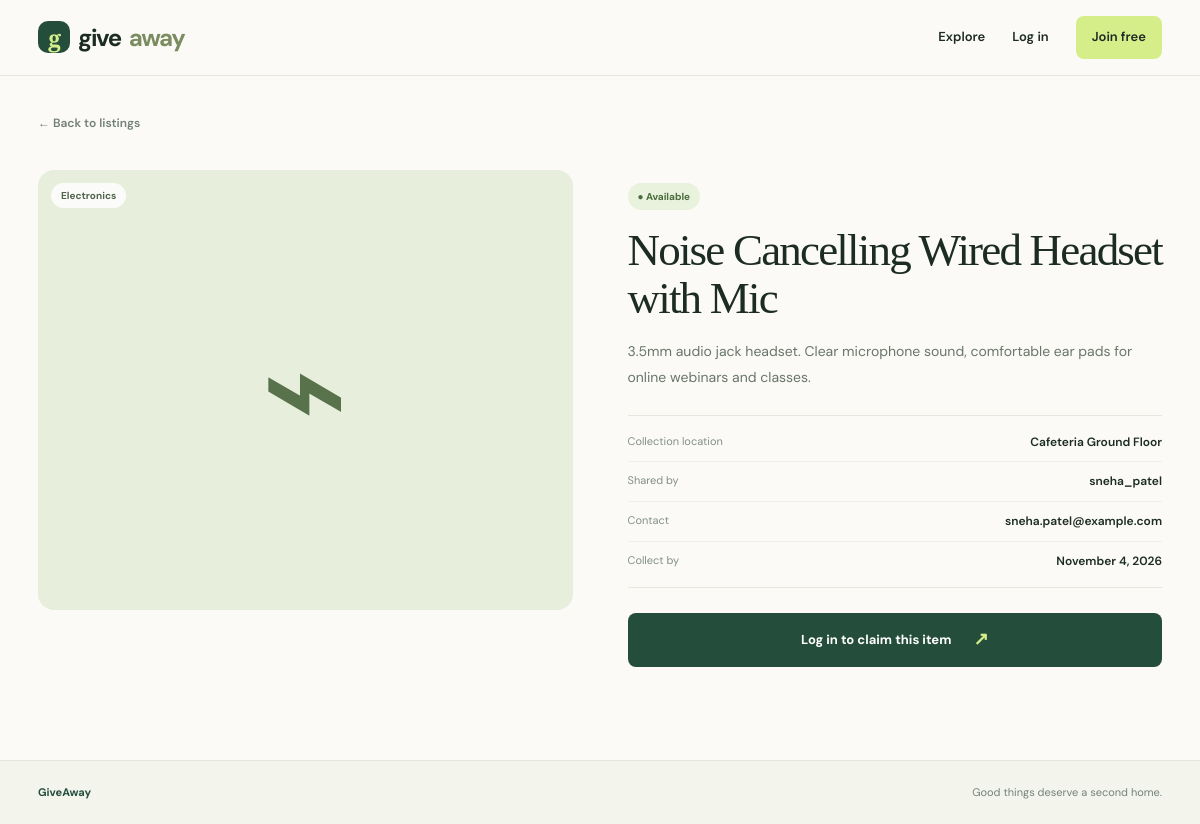
Page /giveaway/9/ on the committed database.
### giveaways/models.py (models this page shows, shortened)
class GiveawayItem(models.Model):
    CATEGORIES = [
        ("Books", "Books"),
        ("Electronics", "Electronics"),
        ("Clothing", "Clothing"),
        ("Home", "Home & Kitchen"),
        ("Stationery", "Stationery"),
        ("Other", "Other"),
    ]
    STATUS_CHOICES = [
        ("available", "Available"),
        ("claimed", "Claimed"),
    ]
    title = models.CharField(max_length=100)
    description = models.TextField(max_length=800)
    category = models.CharField(max_length=20, choices=CATEGORIES, default="Other")
    location = models.CharField(max_length=120)
    contact_info = models.CharField(max_length=120, help_text="Email or preferred contact method")
    collection_deadline = models.DateField(null=True, blank=True)
    status = models.CharField(max_length=12, choices=STATUS_CHOICES, default="available")
    created_by = models.ForeignKey(settings.AUTH_USER_MODEL, on_delete=models.CASCADE, related_name="giveaway_items")
    claimed_by = models.ForeignKey(settings.AUTH_USER_MODEL, on_delete=models.SET_NULL, null=True, blank=True, related_name="claimed_items")
    created_at = models.DateTimeField(default=timezone.now)
    class Meta:
        ordering = ["-created_at"]
    @property
    def is_expired(self):
        return bool(self.collection_deadline and self.collection_deadline < timezone.localdate() and self.status == "available")

### giveaways/views.py (the view)
# urls.py: path("<int:pk>/", views.item_detail, name="item_detail"),
def item_detail(request, pk):
    item = get_object_or_404(GiveawayItem.objects.select_related("created_by", "claimed_by"), pk=pk)
    return render(request, "giveaways/item_detail.html", {"item": item})

### giveaways/templates/giveaways/item_detail.html (shortened to what this page needs)
{% extends "giveaways/base.html" %}
{% block content %}
<div class="detail-page">
  <a class="back-link" href="{% url 'home' %}">← Back to listings</a>
  <div class="detail-layout">
    <div class="detail-visual">
      <div class="detail-symbol">{% if item.category == "Books" %}▤{% elif item.category == "Electronics" %}⌁{% elif item.category == "Clothing" %}◇{% elif item.category == "Home" %}⌂{% elif item.category == "Stationery" %}✎{% else %}✳{% endif %}</div>
      <span class="category-pill">{{ item.get_category_display }}</span>
    </div>
    <div class="detail-copy">
      {% if item.status == "available" and not item.is_expired %}<span class="status status-available">● Available</span>{% elif item.status == "claimed" %}<span class="status status-claimed">● Rehomed</span>{% else %}<span class="status status-expired">● Collection deadline passed</span>{% endif %}
      <h1>{{ item.title }}</h1>
      <p class="detail-description">{{ item.description|linebreaksbr }}</p>
      <div class="detail-facts">
        <div><span>Collection location</span><strong>{{ item.location }}</strong></div>
        <div><span>Shared by</span><strong>{{ item.created_by.username }}</strong></div>
        <div><span>Contact</span><strong>{{ item.contact_info }}</strong></div>
        <div><span>Collect by</span><strong>{% if item.collection_deadline %}{{ item.collection_deadline|date:"F j, Y" }}{% else %}No deadline specified{% endif %}</strong></div>
      </div>
      {% if item.status == "available" and not item.is_expired %}
        {% if user.is_authenticated and user != item.created_by %}
          <form method="post" action="{% url 'claim_item' item.pk %}" data-confirm="Claim this item? Please contact the giver to arrange collection.">{% csrf_token %}<button class="button button-dark button-full">I would like to claim this <span>↗</span></button></form>
        {% elif not user.is_authenticated %}<a class="button button-dark button-full" href="{% url 'login' %}?next={{ request.path|urlencode }}">Log in to claim this item <span>↗</span></a>
        {% else %}<div class="notice-box">This is your listing. You can manage it from My activity.</div>{% endif %}
      {% endif %}
    </div>
  </div>
</div>
{% endblock %}

### static/giveaways/style.css (style rules this page uses)
:root { --ink:#1d2b25;--muted:#728078;--paper:#fbfaf6;--green:#244d3c;--lime:#d6ee8a;--line:#e5e8df;--coral:#f3a58d;--cream:#f2ead9;--white:#fff }
* { box-sizing:border-box }
html { scroll-behavior:smooth }
body { margin:0;background:var(--paper);color:var(--ink);font-family:'DM Sans',sans-serif;font-size:15px;line-height:1.55 }
a { color:inherit;text-decoration:none }
.hero h1,.section-heading h2,.form-intro h1,.detail-copy h1,.my-header h1,.auth-form-wrap h1 { font-family:'Playfair Display',serif;font-weight:500;letter-spacing:-1.8px;line-height:1.06 }
.button { border:0;cursor:pointer;display:inline-flex;align-items:center;justify-content:center;gap:22px;padding:13px 18px;border-radius:8px;font-size:13px;font-weight:700;transition:transform .15s,background .15s }
.button-dark { background:var(--green);color:white }
.button-dark span { color:var(--lime);font-size:18px }
.category-pill { position:absolute;top:13px;left:13px;background:rgba(255,255,255,.83);border-radius:20px;padding:5px 10px;font-size:10px;font-weight:700;color:#50644c }
.back-link { display:inline-block;color:#728078;font-size:12px;font-weight:600;margin-bottom:25px }
.button-full { width:100% }
.detail-page { padding:35px 0 80px }
.detail-layout { display:grid;grid-template-columns:1fr 1fr;gap:55px;align-items:start;margin-top:12px }
.detail-visual { height:440px;background:#e7eedb;border-radius:16px;display:flex;align-items:center;justify-content:center;position:relative }
.detail-symbol { font-family:'Playfair Display',serif;font-size:150px;color:#58724b }
.detail-copy { padding:13px 0 }
.status { display:inline-flex;align-items:center;gap:6px;font-size:10px;font-weight:700;padding:6px 10px;border-radius:20px }
.status-available { background:#e8f2dc;color:#4c6c3e }
.detail-copy h1 { font-size:45px;margin:17px 0 }
.detail-description { color:#68766c;line-height:1.8;font-size:14px }
.detail-facts { border-top:1px solid var(--line);border-bottom:1px solid var(--line);margin:25px 0;padding:7px 0 }
.detail-facts>div { display:flex;justify-content:space-between;gap:20px;padding:10px 0;border-bottom:1px solid #eef0e9 }
.detail-facts>div:last-child { border:0 }
.detail-facts span { color:#829087;font-size:11px }
.detail-facts strong { text-align:right;font-size:12px;font-weight:600;overflow-wrap:anywhere }

### rows in the picture
GiveawayItem: category "Electronics", title "Noise Cancelling Wired Headset with Mic", description "3.5mm audio jack headset. Clear microphone sound, comfortable ear pads for online webinars and classes.", location "Cafeteria Ground Floor", created_by.username "sneha_patel", contact_info "sneha.patel@example.com", collection_deadline "November 4, 2026"
